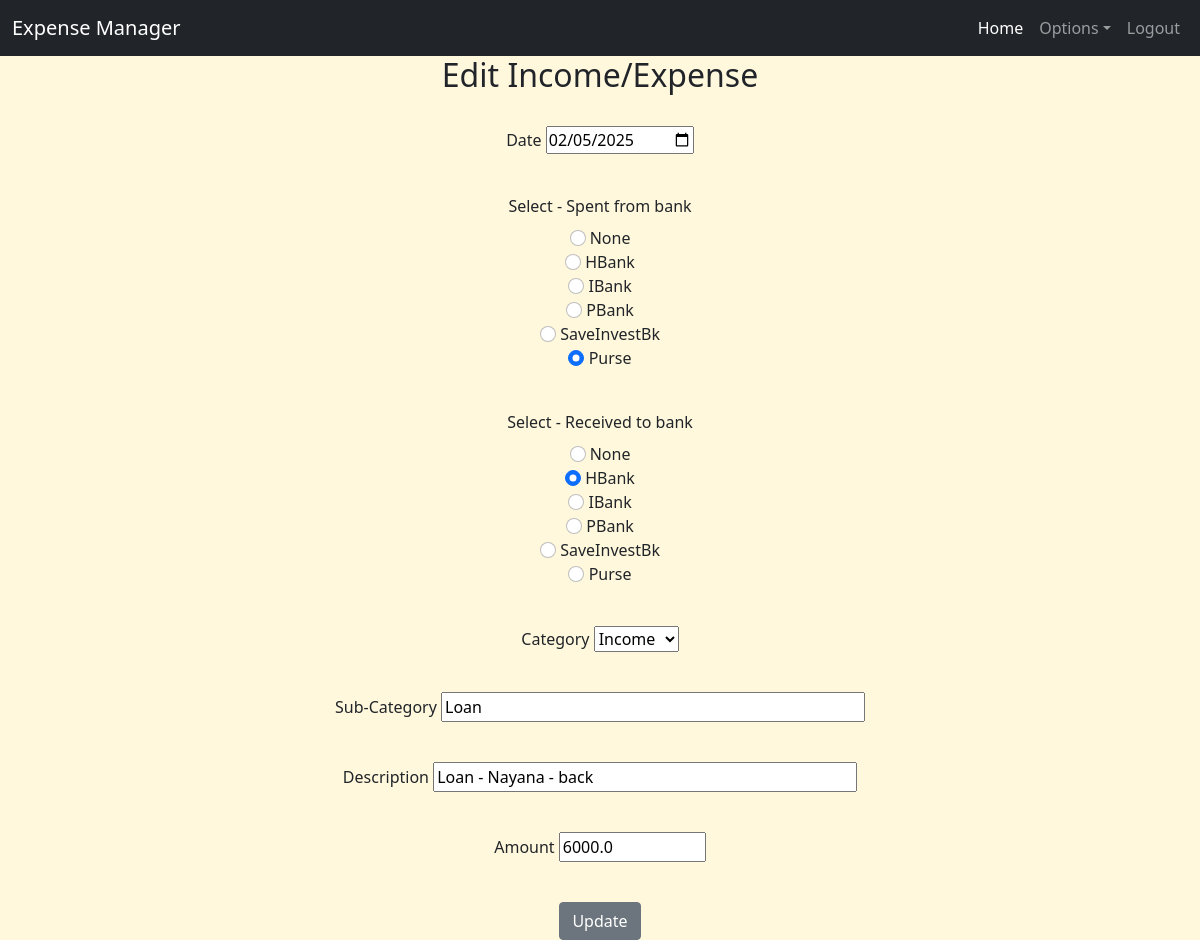
The app's page /edit/2 (signed in) with its own data.
### app.py (models this page shows)
class IncomeExpenseManager(db.Model):
    id = db.Column(db.Integer, primary_key=True)
    date = db.Column(db.Date, nullable=False)
    from_bank = db.Column(db.String(10), nullable=True)
    to_bank = db.Column(db.String(10), nullable=True)
    category = db.Column(db.String(20), nullable=False)
    sub_category = db.Column(db.String(50), nullable=False)
    description = db.Column(db.String(100), nullable=False)
    amount = db.Column(db.Float, nullable=False)
    user_id = db.Column(db.Integer, db.ForeignKey('user.id'), nullable=False)  # NEW: Link expense to user
    user = db.relationship('User', backref=db.backref('expenses', lazy=True))  # NEW: Relationship

### app.py (the view, shortened to what this page needs)
@app.route('/edit/<int:id>', methods=['GET', 'POST'])
@login_required
def edit_expense(id):
    edit_expense = IncomeExpenseManager.query.get_or_404(id)
    if edit_expense.user_id != current_user.id:
        flash("You are not authorized to edit this expense!", "danger")
        return redirect(url_for('view_expenses'))
    form = IncomeExpenseForm(obj=edit_expense)
    return render_template('edit_expense.html', form=form, edit_expense=edit_expense)

### app.py
class IncomeExpenseForm(FlaskForm): #change to IncomeExpenseForm
    date = DateField('Date', format='%Y-%m-%d', validators=[DataRequired()])
    from_bank = RadioField('Select - Spent from bank', choices=[('', 'None'), ('hbank', 'HBank'), ('ibank', 'IBank'), ('pbank', 'PBank'), ('sav_inv_bank','SaveInvestBk'), ('purse','Purse')], validators=[Optional()])
    to_bank = RadioField('Select - Received to bank', choices=[('', 'None'), ('hbank', 'HBank'), ('ibank', 'IBank'), ('pbank', 'PBank'), ('sav_inv_bank','SaveInvestBk'), ('purse','Purse')], validators=[Optional()])
    category = SelectField('Category', choices=[('income','Income'),('expense','Expense')], validators=[DataRequired()]) #,('saving','Saving'),('investment','Investment'),('transfer','Transfer')
    sub_category = StringField('Sub-Category', validators=[DataRequired(), Length(max=50)])
    description = StringField('Description', validators=[DataRequired(), Length(max=100)])
    amount = FloatField('Amount', validators=[DataRequired(), NumberRange(min=0)])
    submit = SubmitField('Add/Edit Expense')

### app.py (called while the page is built)
@login_manager.user_loader
def load_user(user_id):
    return User.query.get(int(user_id))  # Fetch user from database

### templates/edit_expense.html (shortened to what this page needs)
{% extends 'base.html' %}
{% block content %}
<div style="text-align: center;">
<h2>Edit Income/Expense</h2>
<br>
<form method="POST">
    <div class="mb-3">
        {{ form.date.label }}
        {{ form.date(size=20, value=form.date.data) }}
    </div>
    <br>
    <div class="mb-3">
        {{ form.from_bank.label(class="form-label") }}
        {% for subfield in form.from_bank %}
        <div>
            {{ subfield (class="form-check-input", value=subfield.data)}}
            {{ subfield.label(class="form-check-label") }}
        </div>
        {% endfor %}
    </div>
    <br>
    <div class="mb-3">
        {{ form.to_bank.label(class="form-label") }}
        {% for subfield in form.to_bank %}
        <div>
            {{ subfield (class="form-check-input", value=subfield.data)}}
            {{ subfield.label(class="form-check-label") }}
        </div>
        {% endfor %}
    </div>
    <br>
    <div class="mb-3">
        {{ form.category.label }}
        {{ form.category(id="category", value=form.category.data) }}
    </div>
    <br>
    <div class="mb-3">
        {{ form.sub_category.label }}
        {{ form.sub_category(size=40, value=form.sub_category.data) }}
    </div>
    <br>
    <div class="mb-3">
        {{ form.description.label }}
        {{ form.description(size=40, value=form.description.data) }}
    </div>
    <br>
    <div class="mb-3">
        {{ form.amount.label }}
        {{ form.amount(size=10, value=form.amount.data) }}
    </div>
    <br>
    <button type="submit" class="btn btn-secondary">Update</button>
</form>
</div>
{% endblock %}

### templates/base.html (style rules this page uses)
body { background-color: cornsilk; }

### records on screen
IncomeExpenseManager: date "02/05/2025", category "Income", sub_category "Loan", description "Loan - Nayana - back", amount "6000.0"

### other values on screen
{{ subfield.label(class="form-check-label") }} "None" "HBank" "IBank" "PBank" "SaveInvestBk" "Purse"
